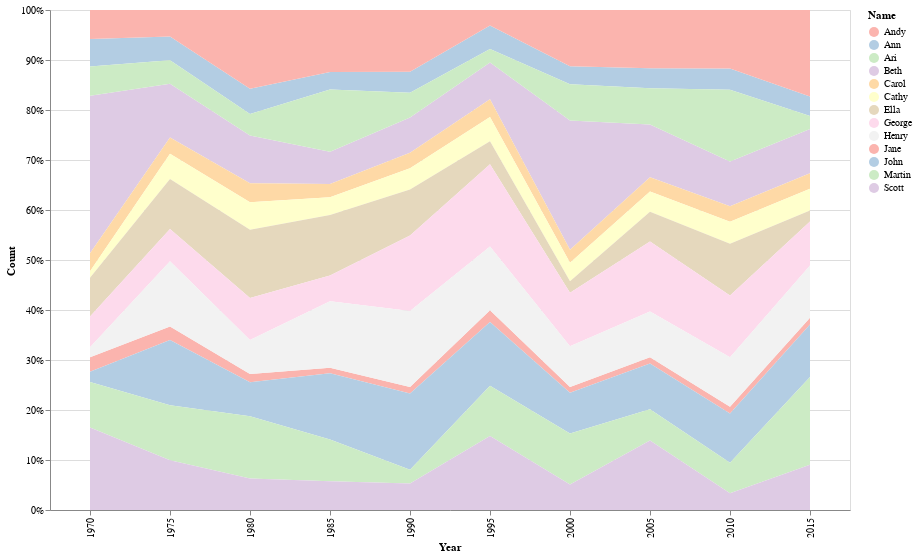

The code cell stored with this chart in its notebook:
### Markdown cell above
# 3. Stacked Area Chart with mouse over

### Code cell
hover = alt.selection_single(on='mouseover')

alt.Chart(dataset).mark_area(
    opacity=0.2
).encode(
    x="Year:O",
    y=alt.Y("Count:Q", stack="normalize"),
    color=alt.Color('Name:N', scale=alt.Scale(scheme='pastel1')),
    opacity=alt.condition(hover, alt.value(2.0), alt.value(0.2))
).properties(
    selection=hover,
    height=500,
    width=800
)

### Figure 1 — Vega-Lite specification as saved in the notebook (floating-point values rounded to 4 significant figures; data arrays with more than 128 entries replaced by an {"elided": "..."} marker saying what was removed)
{"config": {"view": {"continuousWidth": 400, "continuousHeight": 300}}, "data": {"name": "data-256719b54cc80e04d515bc70415bd63b"}, "mark": {"type": "area", "opacity": 0.2}, "encoding": {"color": {"type": "nominal", "field": "Name", "scale": {"scheme": "pastel1"}}, "opacity": {"condition": {"value": 2.0, "selection": "selector003"}, "value": 0.2}, "x": {"type": "ordinal", "field": "Year"}, "y": {"type": "quantitative", "field": "Count", "stack": "normalize"}}, "height": 500, "selection": {"selector003": {"type": "single", "on": "mouseover"}}, "width": 800, "$schema": "https://vega.github.io/schema/vega-lite/v4.8.1.json", "datasets": {"data-256719b54cc80e04d515bc70415bd63b": {"elided": "130 records"}}}
